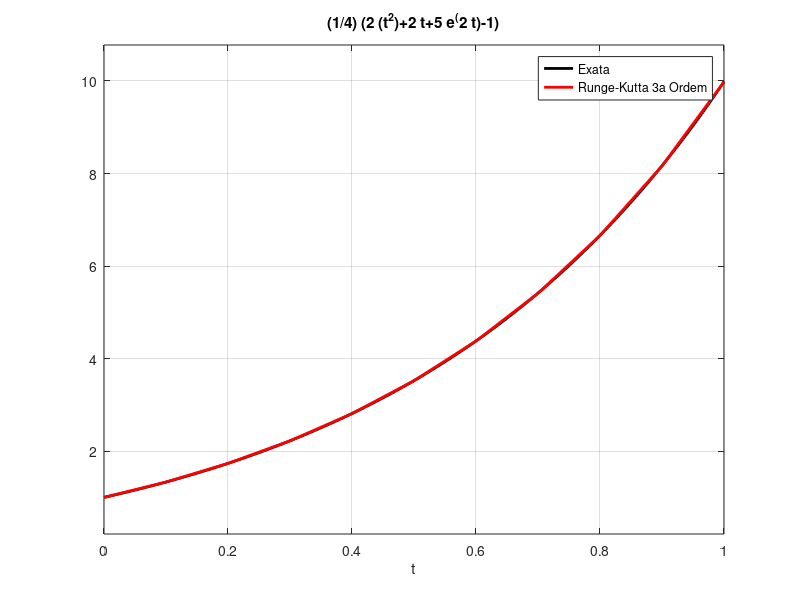

Write the MATLAB code that produced this figure.
figure;

a = ezplot("(1/4)*(2*(t^2)+2*t+5*e^(2*t)-1)",[0,1])
set(a,"linewidth",2)
set(a,"color","k")

grid on
hold on

trk3 = [0, 0.1, 0.2, 0.3, 0.4, 0.5, 0.6, 0.7, 0.8, 0.9, 1.0]
yrk3 = [1.0, 1.33165, 1.734531866666667, 2.222198253155556, 2.811201466520652, 3.521757391110556, 4.378556360343026, 5.411753501432282, 6.658178276415961, 8.162811734929360, 9.980590732260392]
rk3 = plot(trk3, yrk3)
set(rk3,"linewidth",2)
set(rk3,"color","r")

legend('Exata','Runge-Kutta 3a Ordem')
